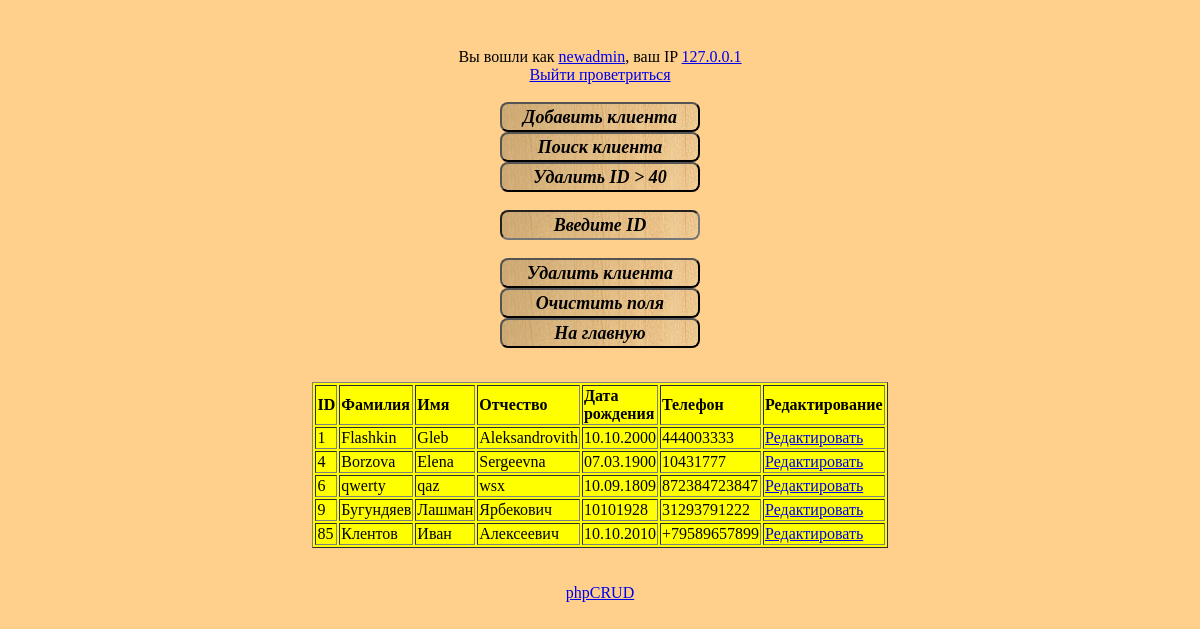
The page /getklientlist.php (signed in) on the database its author committed.
### tables this page shows
CREATE TABLE `klient` (
  `family` varchar(30) NOT NULL,
  `name` varchar(30) NOT NULL,
  `patronymic` varchar(30) NOT NULL,
  `phone` varchar(12) NOT NULL,
  `birth_date` varchar(30) NOT NULL,
  `id_klient` int(10) NOT NULL
);

### config.php (called while the page is built, shortened)
<?php
$db_host='localhost';
$db_name='cdrom';
$db_login='root';
$db_pass='vertrigo';
$connect_mysql_base = new mysqli($db_host, $db_login, $db_pass, $db_name);
function queryMysql($query)	{
	global $connect_mysql_base;
	$result = $connect_mysql_base->query($query);
	return $result;
}

### Client.class.php (the view, shortened to what this page needs)
<?php
require_once "config.php";
function getClientsList() {
    $resultat = queryMysql("SELECT * FROM klient ORDER by id_klient");
    if ($resultat->num_rows != 0) {
        echo "<div align='center'>";
        echo "<table border='1' width='40%' bgcolor='yellow'>";
        echo "<tr><td><b>ID</b></td><td><b>Фамилия</b></td><td><b>Имя</b></td><td><b>Отчество</b></td><td><b>Дата рождения</b></td><td><b>Телефон</b></td><td><b>Редактирование</b></td>";
        echo "</tr>";
        for ($c=0; $c<$resultat->num_rows; $c++) {
                echo "<tr>";
                $f = $resultat->fetch_array();
                echo "<td>$f[id_klient]</td> <td>$f[family]</td> <td>$f[name]</td> <td>$f[patronymic]</td> <td>$f[birth_date]</td> <td>$f[phone]</td><td><a href='update.php?id_klient=$f[id_klient]'>Редактировать</a></td>";
                echo "</tr>";
        }
        echo "</table><br><br>";
    }
    else {
        echo "<div align='center'>Клиенты не найдены</div>";
    }
}

### style.css (style rules this page uses)
body { position:relative; top: 40px; background:#FFCF8C; color:#000000; text-align:center; #border-radius: 98px 98px 98px 98px; }

### rows shown on the page
klient: id_klient "1", family "Flashkin", name "Gleb", patronymic "Aleksandrovith", birth_date "10.10.2000", phone "444003333"
klient: id_klient "4", family "Borzova", name "Elena", patronymic "Sergeevna", birth_date "07.03.1900", phone "10431777"
klient: id_klient "6", family "qwerty", name "qaz", patronymic "wsx", birth_date "10.09.1809", phone "872384723847"
klient: id_klient "9", family "Бугундяев", name "Лашман", patronymic "Ярбекович", birth_date "10101928", phone "31293791222"
klient: id_klient "85", family "Клентов", name "Иван", patronymic "Алексеевич", birth_date "10.10.2010", phone "+79589657899"

### other values the page prints
$current_user "newadmin"
$client_ip "127.0.0.1"
$random_logout_text "Выйти проветриться"
